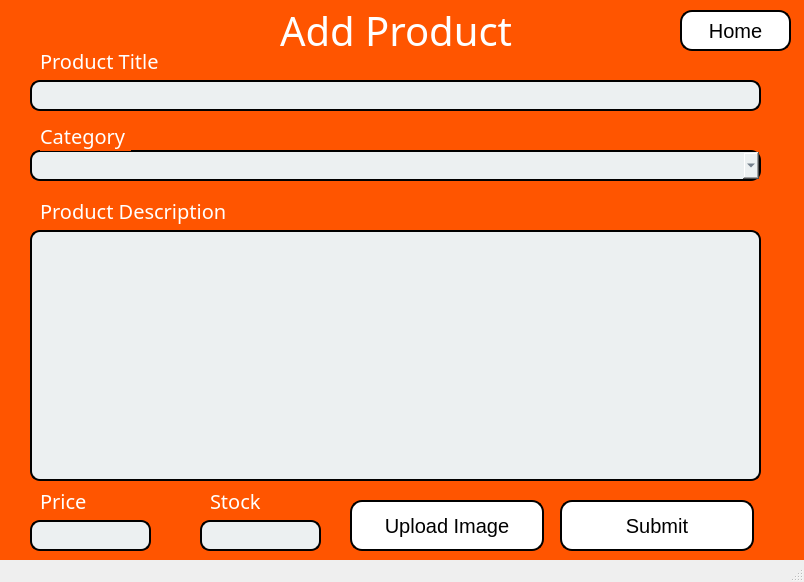
<?xml version="1.0" encoding="UTF-8"?>
<ui version="4.0">
 <class>MainWindow</class>
 <widget class="QMainWindow" name="MainWindow">
  <property name="geometry">
   <rect>
    <x>0</x>
    <y>0</y>
    <width>804</width>
    <height>582</height>
   </rect>
  </property>
  <property name="windowTitle">
   <string>Seller Centre</string>
  </property>
  <property name="styleSheet">
   <string notr="true">QMainWindow
{
	background: qlineargradient(spre	ad:pad, x1:0, y1:0, x2:1, y2:1, stop:0 #3498db, stop:1 #2ecc71);  /* Blue to green gradient *
}</string>
  </property>
  <widget class="QWidget" name="centralwidget">
   <property name="styleSheet">
    <string notr="true">QWidget
{
	background:rgb(255, 85, 0)
}</string>
   </property>
   <widget class="QLabel" name="label">
    <property name="geometry">
     <rect>
      <x>280</x>
      <y>10</y>
      <width>381</width>
      <height>41</height>
     </rect>
    </property>
    <property name="font">
     <font>
      <family>Yu Gothic UI Semibold</family>
      <pointsize>30</pointsize>
      <weight>7</weight>
      <italic>false</italic>
      <bold>false</bold>
     </font>
    </property>
    <property name="styleSheet">
     <string notr="true">QLabel
{
	color: white;
	font: 63 30pt &quot;Yu Gothic UI Semibold&quot;;
}</string>
    </property>
    <property name="text">
     <string>Add Product</string>
    </property>
   </widget>
   <widget class="QLineEdit" name="titleInput">
    <property name="geometry">
     <rect>
      <x>30</x>
      <y>80</y>
      <width>731</width>
      <height>31</height>
     </rect>
    </property>
    <property name="font">
     <font>
      <pointsize>-1</pointsize>
     </font>
    </property>
    <property name="styleSheet">
     <string notr="true">QLineEdit
{
	border: 2px solid rgb(0, 0, 0);        /* Blue border */
    border-radius: 10px;             /* Rounded corners */
    padding: 5px;                    /* Inner padding */
    font-size: 14px;                 /* Text size */
    color: #2c3e50;                  /* Text color */
    background-color: #ecf0f1;
}</string>
    </property>
   </widget>
   <widget class="QComboBox" name="categoryInput">
    <property name="geometry">
     <rect>
      <x>30</x>
      <y>150</y>
      <width>731</width>
      <height>31</height>
     </rect>
    </property>
    <property name="font">
     <font>
      <pointsize>-1</pointsize>
     </font>
    </property>
    <property name="styleSheet">
     <string notr="true">QComboBox
{
	border: 2px solid rgb(0, 0, 0);        /* Blue border */
    border-radius: 10px;             /* Rounded corners */
    padding: 5px;                    /* Inner padding */
    font-size: 14px;                 /* Text size */
    color: #2c3e50;                  /* Text color */
    background-color: #ecf0f1;
}</string>
    </property>
   </widget>
   <widget class="QLineEdit" name="priceInput">
    <property name="geometry">
     <rect>
      <x>30</x>
      <y>520</y>
      <width>121</width>
      <height>31</height>
     </rect>
    </property>
    <property name="font">
     <font>
      <pointsize>-1</pointsize>
     </font>
    </property>
    <property name="styleSheet">
     <string notr="true">QLineEdit
{
	border: 2px solid rgb(0, 0, 0);        /* Blue border */
    border-radius: 10px;             /* Rounded corners */
    padding: 5px;                    /* Inner padding */
    font-size: 14px;                 /* Text size */
    color: #2c3e50;                  /* Text color */
    background-color: #ecf0f1;
}</string>
    </property>
   </widget>
   <widget class="QLineEdit" name="stockInput">
    <property name="geometry">
     <rect>
      <x>200</x>
      <y>520</y>
      <width>121</width>
      <height>31</height>
     </rect>
    </property>
    <property name="font">
     <font>
      <pointsize>-1</pointsize>
     </font>
    </property>
    <property name="styleSheet">
     <string notr="true">QLineEdit
{
	border: 2px solid rgb(0, 0, 0);        /* Blue border */
    border-radius: 10px;             /* Rounded corners */
    padding: 5px;                    /* Inner padding */
    font-size: 14px;                 /* Text size */
    color: #2c3e50;                  /* Text color */
    background-color: #ecf0f1;
}</string>
    </property>
   </widget>
   <widget class="QPushButton" name="imageButton">
    <property name="geometry">
     <rect>
      <x>350</x>
      <y>500</y>
      <width>194</width>
      <height>51</height>
     </rect>
    </property>
    <property name="font">
     <font>
      <pointsize>-1</pointsize>
     </font>
    </property>
    <property name="styleSheet">
     <string notr="true">QPushButton
{
	background-color: white;       /* Blue background */
    color: black;                    /* White text */
    border: 2px solid rgb(0, 0, 0);       /* Darker blue border */
    border-radius: 12px;             /* Rounded corners */
    font-size: 20px;                 /* Larger font */
    padding: 10px 20px;              /* Add some padding */
    min-width: 150px; 
}</string>
    </property>
    <property name="text">
     <string>Upload Image</string>
    </property>
   </widget>
   <widget class="QLabel" name="label_2">
    <property name="geometry">
     <rect>
      <x>40</x>
      <y>50</y>
      <width>121</width>
      <height>21</height>
     </rect>
    </property>
    <property name="font">
     <font>
      <family>Yu Gothic UI Semibold</family>
      <pointsize>15</pointsize>
      <weight>7</weight>
      <italic>false</italic>
      <bold>false</bold>
     </font>
    </property>
    <property name="styleSheet">
     <string notr="true">QLabel
{
	color: white;
	font: 63 15pt &quot;Yu Gothic UI Semibold&quot;;
}</string>
    </property>
    <property name="text">
     <string>Product Title</string>
    </property>
   </widget>
   <widget class="QLabel" name="label_3">
    <property name="geometry">
     <rect>
      <x>40</x>
      <y>120</y>
      <width>91</width>
      <height>31</height>
     </rect>
    </property>
    <property name="font">
     <font>
      <family>Yu Gothic UI Semibold</family>
      <pointsize>15</pointsize>
      <weight>7</weight>
      <italic>false</italic>
      <bold>false</bold>
     </font>
    </property>
    <property name="styleSheet">
     <string notr="true">QLabel
{
	color: white;
	font: 63 15pt &quot;Yu Gothic UI Semibold&quot;;
}</string>
    </property>
    <property name="text">
     <string>Category</string>
    </property>
   </widget>
   <widget class="QLabel" name="label_4">
    <property name="geometry">
     <rect>
      <x>40</x>
      <y>190</y>
      <width>201</width>
      <height>41</height>
     </rect>
    </property>
    <property name="font">
     <font>
      <family>Yu Gothic UI Semibold</family>
      <pointsize>15</pointsize>
      <weight>7</weight>
      <italic>false</italic>
      <bold>false</bold>
     </font>
    </property>
    <property name="styleSheet">
     <string notr="true">QLabel
{
	color: white;
	font: 63 15pt &quot;Yu Gothic UI Semibold&quot;;
}</string>
    </property>
    <property name="text">
     <string>Product Description</string>
    </property>
   </widget>
   <widget class="QLabel" name="label_5">
    <property name="geometry">
     <rect>
      <x>40</x>
      <y>490</y>
      <width>91</width>
      <height>21</height>
     </rect>
    </property>
    <property name="font">
     <font>
      <family>Yu Gothic UI Semibold</family>
      <pointsize>15</pointsize>
      <weight>7</weight>
      <italic>false</italic>
      <bold>false</bold>
     </font>
    </property>
    <property name="styleSheet">
     <string notr="true">QLabel
{
	color: white;
	font: 63 15pt &quot;Yu Gothic UI Semibold&quot;;
}</string>
    </property>
    <property name="text">
     <string>Price</string>
    </property>
   </widget>
   <widget class="QLabel" name="label_6">
    <property name="geometry">
     <rect>
      <x>210</x>
      <y>490</y>
      <width>91</width>
      <height>21</height>
     </rect>
    </property>
    <property name="font">
     <font>
      <family>Yu Gothic UI Semibold</family>
      <pointsize>15</pointsize>
      <weight>7</weight>
      <italic>false</italic>
      <bold>false</bold>
     </font>
    </property>
    <property name="styleSheet">
     <string notr="true">QLabel
{
	color: white;
	font: 63 15pt &quot;Yu Gothic UI Semibold&quot;;
}</string>
    </property>
    <property name="text">
     <string>Stock</string>
    </property>
   </widget>
   <widget class="QPushButton" name="submitButton">
    <property name="geometry">
     <rect>
      <x>560</x>
      <y>500</y>
      <width>194</width>
      <height>51</height>
     </rect>
    </property>
    <property name="font">
     <font>
      <pointsize>-1</pointsize>
     </font>
    </property>
    <property name="styleSheet">
     <string notr="true">QPushButton
{
	background-color: white;       /* Blue background */
    color: black;                    /* White text */
    border: 2px solid rgb(0, 0, 0);       /* Darker blue border */
    border-radius: 12px;             /* Rounded corners */
    font-size: 20px;                 /* Larger font */
    padding: 10px 20px;              /* Add some padding */
    min-width: 150px; 
}</string>
    </property>
    <property name="text">
     <string>Submit</string>
    </property>
   </widget>
   <widget class="QTextEdit" name="descriptionInput">
    <property name="geometry">
     <rect>
      <x>30</x>
      <y>230</y>
      <width>731</width>
      <height>251</height>
     </rect>
    </property>
    <property name="styleSheet">
     <string notr="true">QTextEdit
{
	border: 2px solid rgb(0, 0, 0);        /* Blue border */
    border-radius: 10px;             /* Rounded corners */
    padding: 5px;                    /* Inner padding */
    font-size: 14px;                 /* Text size */
    color: #2c3e50;                  /* Text color */
    background-color: #ecf0f1;
}</string>
    </property>
   </widget>
   <widget class="QPushButton" name="homeButton">
    <property name="geometry">
     <rect>
      <x>680</x>
      <y>10</y>
      <width>111</width>
      <height>41</height>
     </rect>
    </property>
    <property name="minimumSize">
     <size>
      <width>94</width>
      <height>0</height>
     </size>
    </property>
    <property name="font">
     <font>
      <pointsize>-1</pointsize>
     </font>
    </property>
    <property name="styleSheet">
     <string notr="true">QPushButton
{
	background-color: white;       /* Blue background */
    color: black;                    /* White text */
    border: 2px solid rgb(0, 0, 0);       /* Darker blue border */
    border-radius: 12px;             /* Rounded corners */
    font-size: 20px;                 /* Larger font */
    padding: 10px 20px;              /* Add some padding */
    min-width: 50px; 
}</string>
    </property>
    <property name="text">
     <string>Home</string>
    </property>
   </widget>
  </widget>
  <widget class="QStatusBar" name="statusbar"/>
 </widget>
 <resources/>
 <connections/>
</ui>
